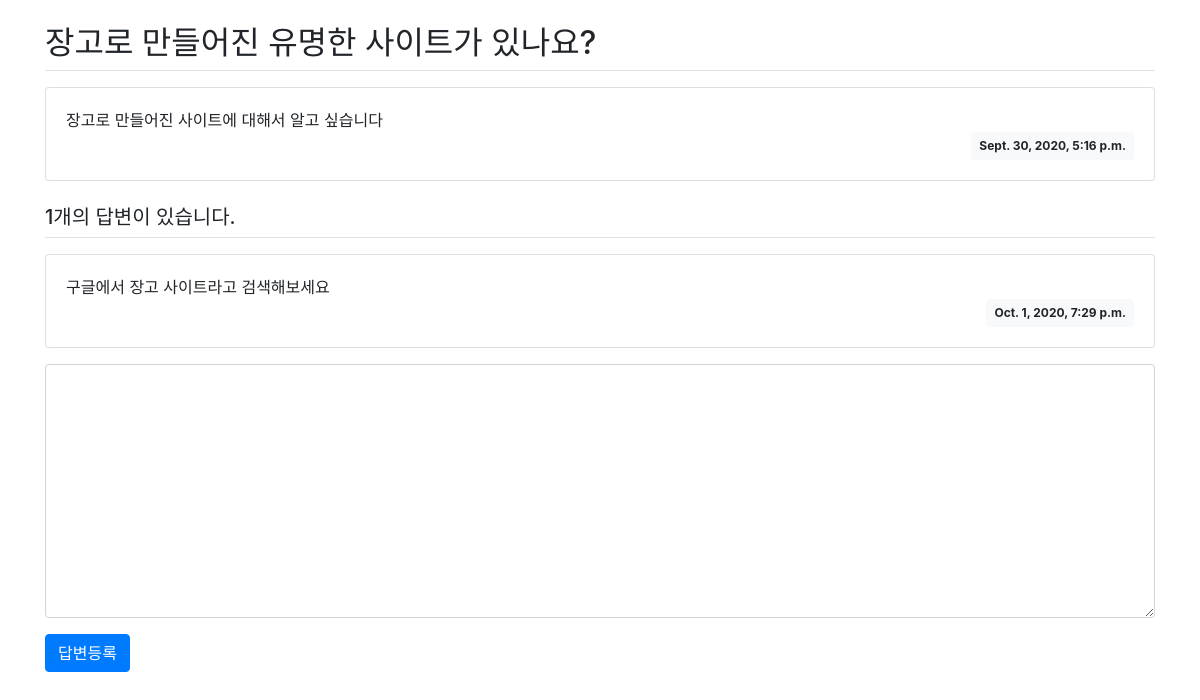
The app's page /pybo/1/, older data.
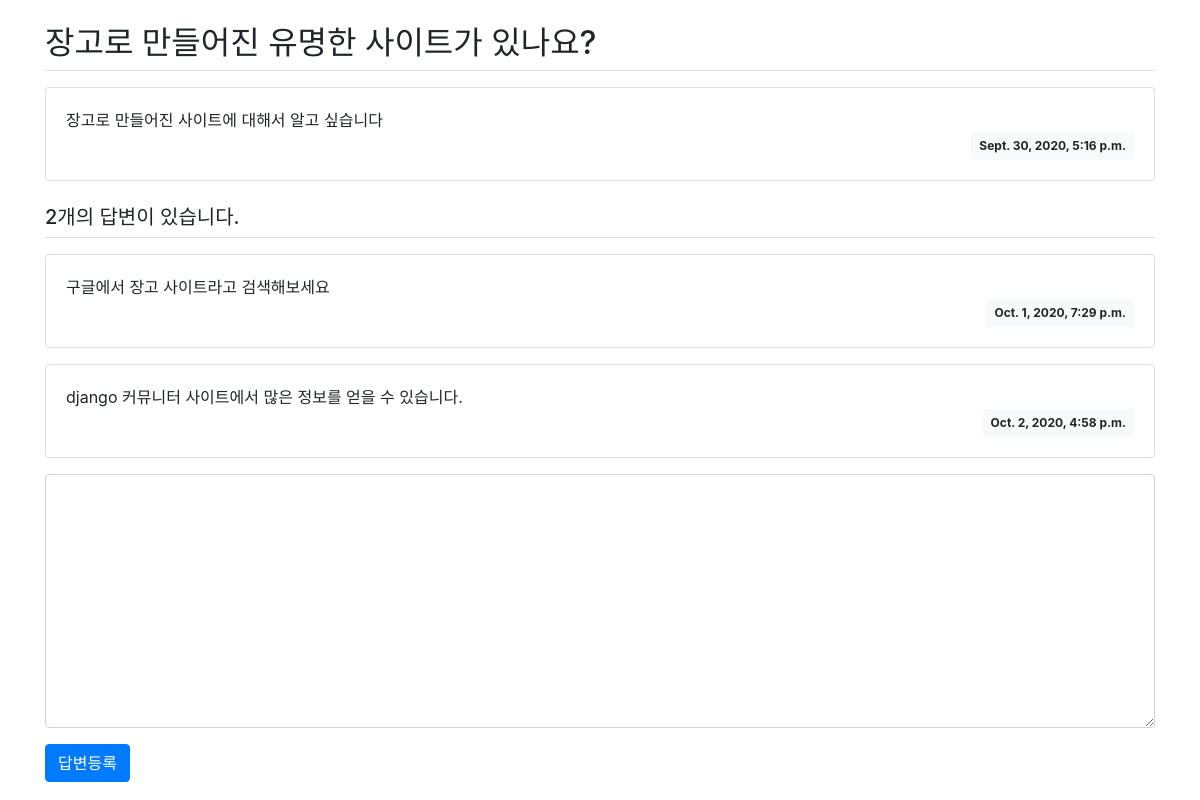
The same page, newer data.
### pybo/models.py (models this page shows, shortened)
class Question(models.Model):
    subject = models.CharField(max_length = 200)
    content = models.TextField()
    create_date = models.DateTimeField()

class Answer(models.Model):
    question = models.ForeignKey(Question, on_delete=models.CASCADE)
    content = models.TextField()
    create_date = models.DateTimeField()

### pybo/views.py (the view)
# urls.py: path('<int:question_id>/', views.detail, name='pybo_detail'),
def detail(request, question_id):
    question = Question.objects.get(id=question_id)
    context = { 'question' : question }
    return render(request, 'pybo/question_detail.html', context)

### template/pybo/question_detail.html (shortened to what this page needs)
{% load static %}
<link rel="stylesheet" type="text/css" href="{% static 'bootstrap.min.css' %}">
<div class="container my-3">
    <h2 class="border-bottom py-2">{{ question.subject }}</h2>
    <div class="card my-3">
        <div class="card-body">
            <div class="card-text" style="white-space: pre-line;">{{ question.content }}</div>
            <div class="d-flex justify-content-end">
                <div class="badge badge-light p-2">
                    {{ question.create_date }}
                </div>
            </div>
        </div>
    </div>
    <h5 class="border-bottom my-3 py-2">{{question.answer_set.count}}개의 답변이 있습니다.</h5>
    {% for answer in question.answer_set.all %}
    <div class="card my-3">
        <div class="card-body">
            <div class="card-text" style="white-space: pre-line;">{{ answer.content }}</div>
            <div class="d-flex justify-content-end">
                <div class="badge badge-light p-2">
                    {{ answer.create_date }}
                </div>
            </div>
        </div>
    </div>
    {% endfor %}
    <form action="{% url 'pybo:pybo_reply' question.id %}" method="post" class="my-3">
        <div class="form-group">
            <textarea name="content" id="content" class="form-control" rows="10"></textarea>
        </div>
        <input type="submit" value="답변등록" class="btn btn-primary">
    </form>
</div>

Row changes from the older to the newer data that the page shows:
computed for Question "장고로 만들어진 유명한 사이트가 있나요?": answer_set.count "1" → "2"
added Answer: content "django 커뮤니터 사이트에서 많은 정보를 얻을 수 있습니다.", create_date "Oct. 2, 2020, 4:58 p.m."
